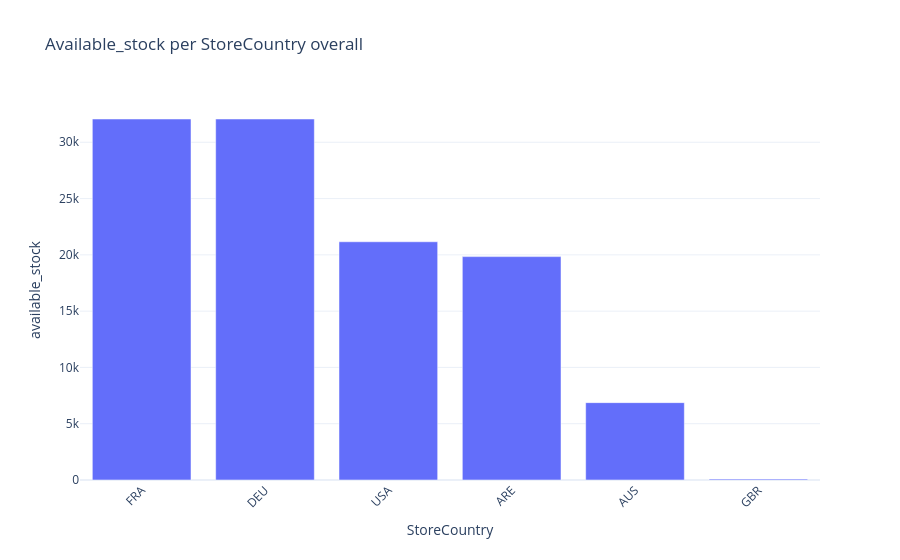

Notebook cell for this chart:
### Code cell
import plotly.express as px

top_n = 15
for col in ["StoreCountry","Category", "FamilyLevel1", "FamilyLevel2", "Universe"]:
    plot_df = df_stocks_merged.groupby(col).agg(available_stock=("Quantity", "sum")).sort_values("available_stock", ascending = False).reset_index().head(top_n)

    fig = px.bar(
        plot_df,
        x=col,
        y="available_stock",
        title=f"Available_stock per {col} overall",
    )

    fig.update_layout(
        xaxis_tickangle=-45,
        template="plotly_white"
    )

    fig.show()

### Figure 1 — Plotly figure (JSON) as saved in the notebook; plotly's stock layout.template omitted (floating-point values rounded to 4 significant figures)
{"data": [{"hovertemplate": "StoreCountry=%{x}<br>available_stock=%{y}<extra></extra>", "legendgroup": "", "marker": {"color": "#636efa", "pattern": {"shape": ""}}, "name": "", "orientation": "v", "showlegend": false, "textposition": "auto", "type": "bar", "x": ["FRA", "DEU", "USA", "ARE", "AUS", "GBR"], "xaxis": "x", "y": [32070.0, 32070.0, 21160.0, 19840.0, 6873.0, 80.0], "yaxis": "y"}], "layout": {"barmode": "relative", "legend": {"tracegroupgap": 0}, "title": {"text": "Available_stock per StoreCountry overall"}, "xaxis": {"anchor": "y", "domain": [0, 1], "tickangle": -45, "title": {"text": "StoreCountry"}}, "yaxis": {"anchor": "x", "domain": [0, 1], "title": {"text": "available_stock"}}}}
